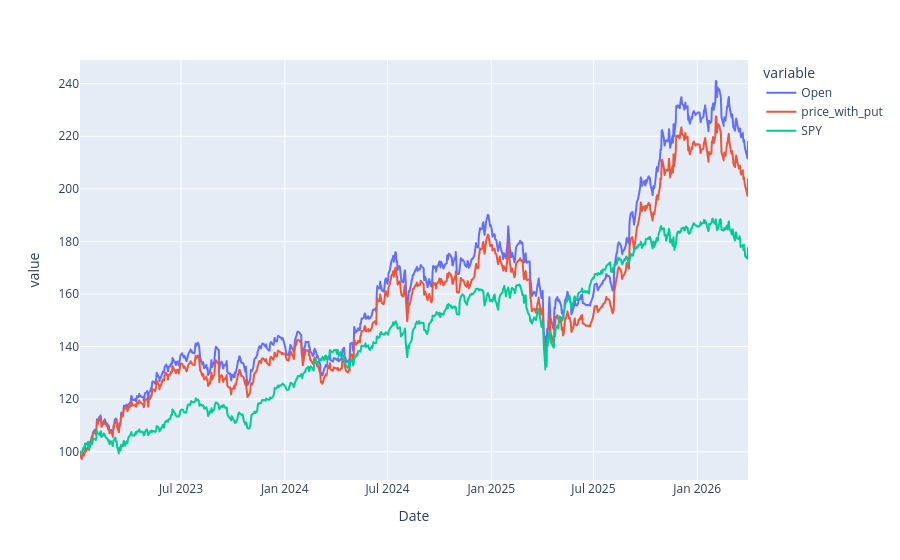

This figure's notebook cell:
### Markdown cell above
### Adding comparison + normalizing returns

### Code cell
benchmark_ticker = 'SPY'

init_df[benchmark_ticker] = yf.Ticker(benchmark_ticker) \
                            .history(start = end, 
                                     end = end+relativedelta(months=3*(num_quarters+1))).Open

init_df /= init_df.iloc[0]/100

px.line(init_df)

### Figure 1 — Plotly figure (JSON) as saved in the notebook; plotly's stock layout.template omitted (floating-point values rounded to 4 significant figures; data arrays with more than 128 entries replaced by an {"elided": "..."} marker saying what was removed)
{"data": [{"hovertemplate": "variable=Open<br>Date=%{x}<br>value=%{y}<extra></extra>", "legendgroup": "Open", "line": {"color": "#636efa", "dash": "solid"}, "marker": {"symbol": "circle"}, "mode": "lines", "name": "Open", "showlegend": true, "type": "scattergl", "x": {"elided": "820 str values"}, "xaxis": "x", "y": {"elided": "820 float values"}, "yaxis": "y"}, {"hovertemplate": "variable=price_with_put<br>Date=%{x}<br>value=%{y}<extra></extra>", "legendgroup": "price_with_put", "line": {"color": "#EF553B", "dash": "solid"}, "marker": {"symbol": "circle"}, "mode": "lines", "name": "price_with_put", "showlegend": true, "type": "scattergl", "x": {"elided": "820 str values"}, "xaxis": "x", "y": {"elided": "820 float values"}, "yaxis": "y"}, {"hovertemplate": "variable=SPY<br>Date=%{x}<br>value=%{y}<extra></extra>", "legendgroup": "SPY", "line": {"color": "#00cc96", "dash": "solid"}, "marker": {"symbol": "circle"}, "mode": "lines", "name": "SPY", "showlegend": true, "type": "scattergl", "x": {"elided": "820 str values"}, "xaxis": "x", "y": {"elided": "820 float values"}, "yaxis": "y"}], "layout": {"legend": {"title": {"text": "variable"}, "tracegroupgap": 0}, "margin": {"t": 60}, "xaxis": {"anchor": "y", "domain": [0, 1], "title": {"text": "Date"}}, "yaxis": {"anchor": "x", "domain": [0, 1], "title": {"text": "value"}}}}
